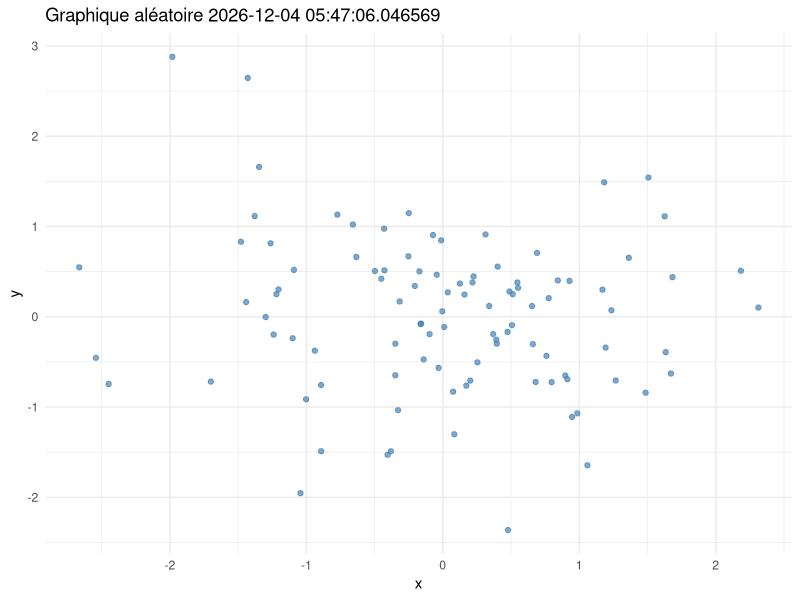

The R source for this figure:
library(ggplot2)

set.seed(as.numeric(Sys.time()))

df <- data.frame(
  x = rnorm(100),
  y = rnorm(100)
)

p <- ggplot(df, aes(x, y)) +
  geom_point(color = "steelblue", alpha = 0.7) +
  theme_minimal() +
  ggtitle(paste("Graphique aléatoire", Sys.time()))

ggsave(
  filename = "plot.png",
  plot = p,
  width = 8,
  height = 6,
  dpi = 100
)
